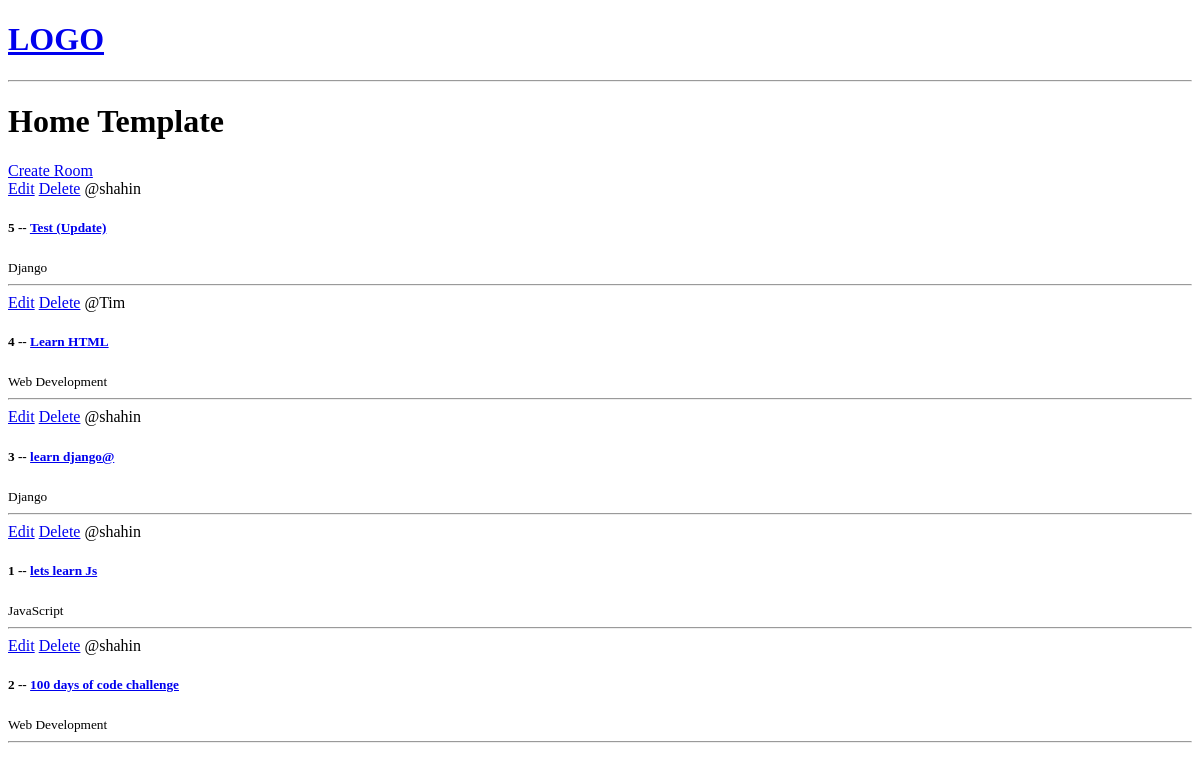
Before: / with the older database file.
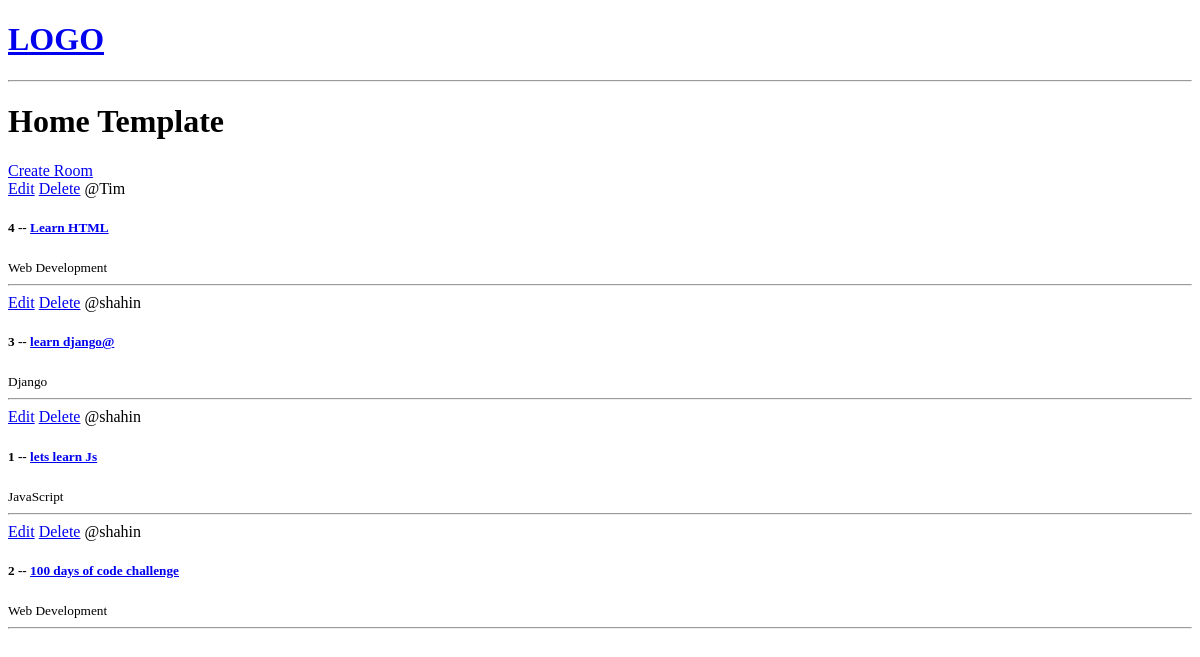
After: the same page with the newer database file.
### base/models.py (models this page shows, shortened)
class Room(models.Model):
    host = models.ForeignKey(User,on_delete = models.SET_NULL, null = True)
    topic = models.ForeignKey(Topic, on_delete = models.SET_NULL, null = True) # when on delete is NULL so null = True should be written
    name = models.CharField(max_length=200) #null= False is default, not allowed Null
    description = models.TextField(null = True, blank = True, max_length = 3000) # allowed Null in column
    updated = models.DateTimeField(auto_now = True) #takes every save
    created = models.DateTimeField(auto_now_add = True) #takes when it s created
    class Meta:
        ordering = ['-updated','-created']

class Topic(models.Model):
    name = models.CharField(max_length = 200)

### base/views.py (the view)
# urls.py: path('', views.home, name = 'home'),
def home(request):
    rooms = Room.objects.all()
    context = {'rooms':rooms}
    return render(request, 'base/home.html', context)

### base/templates/base/home.html
{% extends 'main.html' %}
{% block content %}
<h1>Home Template</h1>
<div>
<a href = '{% url "create-room" %}'>Create Room</a>
    <div>
        {% for room in rooms%}
        <div>
            <a href = "{% url 'update-room' room.id %}">Edit</a>
            <a href = "{% url 'delete-room' room.id %}">Delete</a>
            <span>@{{room.host.username}}</span>
            <h5>{{room.id}} -- <a href = "{% url 'room' room.id %}"> {{room.name}} </a></h5>
            <small>{{room.topic.name}}</small>
            <hr>
        </div>
        {% endfor %}
    </div>
</div>
{% endblock content %}

Changed rows visible on the page:
removed Room: host.username "shahin", id "5", name "Test (Update)", topic.name "Django"
